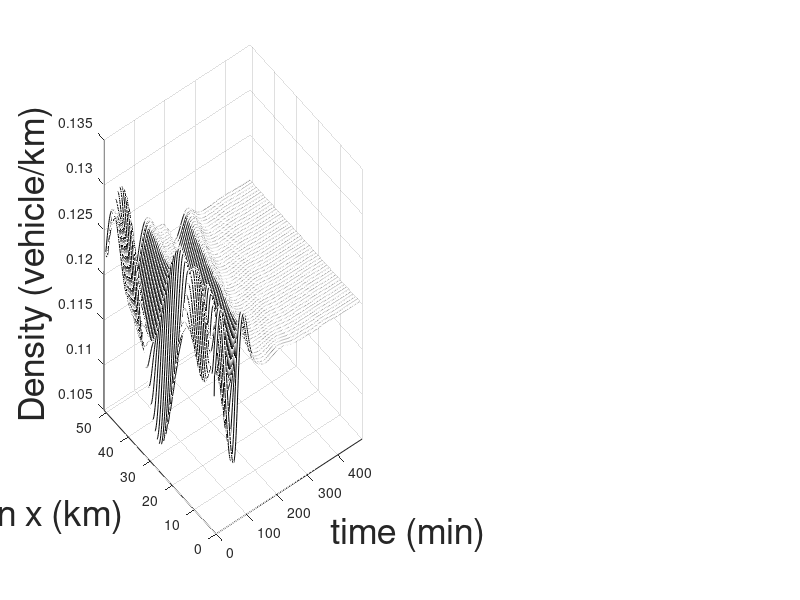

Reproduce this figure in MATLAB. (Note: this script raises an error after producing the figure.)
clc;
clear all;
close all;

%% Backstepping - Outlet CASE1
BKST_Outlet = load('ARZ_Backstep_Outlet_Results.mat');

r = BKST_Outlet.r_vec_bcmk;
v = BKST_Outlet.v_vec_bcmk*3.6;

[M,N]= size(BKST_Outlet.r_vec_bcmk);


figure()
colormap([0  0  0]);
subplot(1,2,1);
surf(r(:, 1:N/2),'FaceColor','white','EdgeColor','interp','MeshStyle','row');
axis([0, N/2, 0, M, 0.105, 0.135]);
ylabel('Position x (km)','fontsize', 26)
xlabel('time (min)','fontsize', 26)
zlabel('Density (vehicle/km)','fontsize', 26)
%title('rho','fontsize', 22)
ax=gca;
 ax.XTickMode = 'MANUAL';
 ax.XTick = 0:(N-1)/8:N-1;
 set(ax,'XTickLabel',[0,1,2,3,4],'fontsize', 22)
 set(gca,'Ydir','reverse')
 ax.YTickMode = 'MANUAL';
 ax.YTick = 0:(M-1)/2:M-1;
 set(ax,'YTickLabel',[0,0.25,0.5],'fontsize', 22)
 ax.ZTick = 0.105:0.01:0.135;
 set(ax,'ZTickLabel',[105,115,125,135],'fontsize', 22)
 hold on
 x1=0:1:M-1;
 plot3(0*ones(1,numel(x1)),x1,r(:,1),'-b','LineWidth',4);
%  hold on
%  x2=0:1:N/2-1;
%  plot3(x2, 0 *ones(1,numel(x2)),r(1, 1:N/2),'-r','LineWidth',4);
 hold on
 x2=0:1:N/2-1;
 plot3(x2, M *ones(1,numel(x2)),r(M, 1:N/2),'-r','LineWidth',4);
 
colormap([0  0  0]); 
subplot(1,2,2);
surf(v(:, 1:N/2),'FaceColor','white','edgecolor', 'interp','MeshStyle','row');
axis([0, N/2, 0, M, 32,40]);
ylabel('Position x (km)','fontsize', 26)
xlabel('time (min)','fontsize', 26)
zlabel('velocity (km/h)','fontsize', 26)
%title('velocity','fontsize', 22)
 ax=gca;
 ax.XTickMode = 'MANUAL';
 ax.XTick = 0:(N-1)/8:N-1;
 set(ax,'XTickLabel',[0,1,2,3,4],'fontsize', 22)
 set(gca,'Ydir','reverse')
 ax.YTickMode = 'MANUAL';
 ax.YTick = 0:(M-1)/2:M-1;
 set(ax,'YTickLabel',[0,0.25,0.5],'fontsize', 22)
 ax.ZTick = 32:2:40;
 set(ax,'ZTickLabel',[32,34,36,38,40],'fontsize', 22)
 hold on
 x1=0:1:M-1;
 plot3(0*ones(1,length(x1)),x1,v(:,1),'-b','LineWidth',4);
%  hold on
%  x2=0:1: N/2-1;
%  plot3(x2, 0*ones(1,numel(x2)),v(1, 1:N/2),'-r','LineWidth',4);
 hold on
 x2=0:1: N/2-1;
 plot3(x2, M*ones(1,numel(x2)),v(M, 1:N/2),'-r','LineWidth',4);

%% P-Control - Inlet CASE2


P_Inlet = load('ARZ_P_Control_Inlet_Results.mat');

r = P_Inlet.r_vec_base;
v = P_Inlet.v_vec_base*3.6;

[M,N]= size(P_Inlet.r_vec_base);


figure()
colormap([0  0  0]);
subplot(1,2,1);
surf(r(:, 1:N/2),'FaceColor','white','EdgeColor','interp','MeshStyle','row');
axis([0, N/2, 0, M, 0.105, 0.135]);
ylabel('Position x (km)','fontsize', 26)
xlabel('time (min)','fontsize', 26)
zlabel('Density (vehicle/km)','fontsize', 26)
%title('rho','fontsize', 22)
ax=gca;
 ax.XTickMode = 'MANUAL';
 ax.XTick = 0:(N-1)/8:N-1;
 set(ax,'XTickLabel',[0,1,2,3,4],'fontsize', 22)
%  set(gca,'Ydir','reverse')
 ax.YTickMode = 'MANUAL';
 ax.YTick = 0:(M-1)/2:M-1;
 set(ax,'YTickLabel',[0,0.25,0.5],'fontsize', 22)
 ax.ZTick = 0.105:0.01:0.135;
 set(ax,'ZTickLabel',[105,115,125,135],'fontsize', 22)
 hold on
 x1=0:1:M-1;
 plot3(0*ones(1,numel(x1)),x1,r(:,1),'-b','LineWidth',4);
 hold on
 x2=0:1:N/2-1;
 plot3(x2, 0 *ones(1,numel(x2)),r(1, 1:N/2),'-r','LineWidth',4);
%  hold on
%  x2=0:1:N/2-1;
%  plot3(x2, M *ones(1,numel(x2)),r(M, 1:N/2),'-r','LineWidth',4);
 
colormap([0  0  0]); 
subplot(1,2,2);
surf(v(:, 1:N/2),'FaceColor','white','edgecolor', 'interp','MeshStyle','row');
axis([0, N/2, 0, M, 32,40]);
ylabel('Position x (km)','fontsize', 26)
xlabel('time (min)','fontsize', 26)
zlabel('velocity (km/h)','fontsize', 26)
%title('velocity','fontsize', 22)
 ax=gca;
 ax.XTickMode = 'MANUAL';
 ax.XTick = 0:(N-1)/8:N-1;
 set(ax,'XTickLabel',[0,1,2,3,4],'fontsize', 22)
%  set(gca,'Ydir','reverse')
 ax.YTickMode = 'MANUAL';
 ax.YTick = 0:(M-1)/2:M-1;
 set(ax,'YTickLabel',[0,0.25,0.5],'fontsize', 22)
 ax.ZTick = 32:2:40;
 set(ax,'ZTickLabel',[32,34,36,38,40],'fontsize', 22)
 hold on
 x1=0:1:M-1;
 plot3(0*ones(1,length(x1)),x1,v(:,1),'-b','LineWidth',4);
 hold on
 x2=0:1: N/2-1;
 plot3(x2, 0*ones(1,numel(x2)),v(1, 1:N/2),'-r','LineWidth',4);
%  hold on
%  x2=0:1: N/2-1;
%  plot3(x2, M*ones(1,numel(x2)),v(M, 1:N/2),'-r','LineWidth',4);


%% PI Control - Outlet & Inlet CASE3


PI_Outlet_N_Inlet = load('ARZ_PI_Control_Outlet_N_Inlet_Results.mat');

r = PI_Outlet_N_Inlet.r_vec_base;
v = PI_Outlet_N_Inlet.v_vec_base*3.6;

[M,N]= size(PI_Outlet_N_Inlet.r_vec_base);


figure()
colormap([0  0  0]);
subplot(1,2,1);
surf(r(:, 1:N/2),'FaceColor','white','EdgeColor','interp','MeshStyle','row');
axis([0, N/2, 0, M, 0.105, 0.135]);
ylabel('Position x (km)','fontsize', 26)
xlabel('time (min)','fontsize', 26)
zlabel('Density (vehicle/km)','fontsize', 26)
%title('rho','fontsize', 22)
ax=gca;
 ax.XTickMode = 'MANUAL';
 ax.XTick = 0:(N-1)/8:N-1;
 set(ax,'XTickLabel',[0,1,2,3,4],'fontsize', 22)
 set(gca,'Ydir','reverse')
 ax.YTickMode = 'MANUAL';
 ax.YTick = 0:(M-1)/2:M-1;
 set(ax,'YTickLabel',[0,0.25,0.5],'fontsize', 22)
 ax.ZTick = 0.105:0.01:0.135;
 set(ax,'ZTickLabel',[105,115,125,135],'fontsize', 22)
 hold on
 x1=0:1:M-1;
 plot3(0*ones(1,numel(x1)),x1,r(:,1),'-b','LineWidth',4);
 hold on
 x2=0:1:N/2-1;
 plot3(x2, 0 *ones(1,numel(x2)),r(1, 1:N/2),'-r','LineWidth',4);
 hold on
 x2=0:1:N/2-1;
 plot3(x2, M *ones(1,numel(x2)),r(M, 1:N/2),'-r','LineWidth',4);
 
colormap([0  0  0]); 
subplot(1,2,2);
surf(v(:, 1:N/2),'FaceColor','white','edgecolor', 'interp','MeshStyle','row');
axis([0, N/2, 0, M, 32,40]);
ylabel('Position x (km)','fontsize', 26)
xlabel('time (min)','fontsize', 26)
zlabel('velocity (km/h)','fontsize', 26)
%title('velocity','fontsize', 22)
 ax=gca;
 ax.XTickMode = 'MANUAL';
 ax.XTick = 0:(N-1)/8:N-1;
 set(ax,'XTickLabel',[0,1,2,3,4],'fontsize', 22)
 set(gca,'Ydir','reverse')
 ax.YTickMode = 'MANUAL';
 ax.YTick = 0:(M-1)/2:M-1;
 set(ax,'YTickLabel',[0,0.25,0.5],'fontsize', 22)
 ax.ZTick = 32:2:40;
 set(ax,'ZTickLabel',[32,34,36,38,40],'fontsize', 22)
 hold on
 x1=0:1:M-1;
 plot3(0*ones(1,length(x1)),x1,v(:,1),'-b','LineWidth',4);
 hold on
 x2=0:1: N/2-1;
 plot3(x2, 0*ones(1,numel(x2)),v(1, 1:N/2),'-r','LineWidth',4);
 hold on
 x2=0:1: N/2-1;
 plot3(x2, M*ones(1,numel(x2)),v(M, 1:N/2),'-r','LineWidth',4);

%% RL - Outlet CASE1

RL_Outlet = load('ARZ_RL_Outlet_Results.mat');

r = RL_Outlet.r_vec_RL;
v = RL_Outlet.v_vec_RL*3.6;

[M,N]= size(RL_Outlet.r_vec_RL);


figure()
colormap([0  0  0]);
subplot(1,2,1);
surf(r(:, 1:N/2),'FaceColor','white','EdgeColor','interp','MeshStyle','row');
axis([0, N/2, 0, M, 0.105, 0.135]);
ylabel('Position x (km)','fontsize', 26)
xlabel('time (min)','fontsize', 26)
zlabel('Density (vehicle/km)','fontsize', 26)
%title('rho','fontsize', 22)
ax=gca;
 ax.XTickMode = 'MANUAL';
 ax.XTick = 0:(N-1)/8:N-1;
 set(ax,'XTickLabel',[0,1,2,3,4],'fontsize', 22)
 set(gca,'Ydir','reverse')
 ax.YTickMode = 'MANUAL';
 ax.YTick = 0:(M-1)/2:M-1;
 set(ax,'YTickLabel',[0,0.25,0.5],'fontsize', 22)
 ax.ZTick = 0.105:0.01:0.135;
 set(ax,'ZTickLabel',[105,115,125,135],'fontsize', 22)
 hold on
 x1=0:1:M-1;
 plot3(0*ones(1,numel(x1)),x1,r(:,1),'-b','LineWidth',4);
%  hold on
%  x2=0:1:N/2-1;
%  plot3(x2, 0 *ones(1,numel(x2)),r(1, 1:N/2),'-r','LineWidth',4);
 hold on
 x2=0:1:N/2-1;
 plot3(x2, M *ones(1,numel(x2)),r(M, 1:N/2),'-r','LineWidth',4);
 
colormap([0  0  0]); 
subplot(1,2,2);
surf(v(:, 1:N/2),'FaceColor','white','edgecolor', 'interp','MeshStyle','row');
axis([0, N/2, 0, M, 32,40]);
ylabel('Position x (km)','fontsize', 26)
xlabel('time (min)','fontsize', 26)
zlabel('velocity (km/h)','fontsize', 26)
%title('velocity','fontsize', 22)
 ax=gca;
 ax.XTickMode = 'MANUAL';
 ax.XTick = 0:(N-1)/8:N-1;
 set(ax,'XTickLabel',[0,1,2,3,4],'fontsize', 22)
 set(gca,'Ydir','reverse')
 ax.YTickMode = 'MANUAL';
 ax.YTick = 0:(M-1)/2:M-1;
 set(ax,'YTickLabel',[0,0.25,0.5],'fontsize', 22)
 ax.ZTick = 32:2:40;
 set(ax,'ZTickLabel',[32,34,36,38,40],'fontsize', 22)
 hold on
 x1=0:1:M-1;
 plot3(0*ones(1,length(x1)),x1,v(:,1),'-b','LineWidth',4);
%  hold on
%  x2=0:1: N/2-1;
%  plot3(x2, 0*ones(1,numel(x2)),v(1, 1:N/2),'-r','LineWidth',4);
 hold on
 x2=0:1: N/2-1;
 plot3(x2, M*ones(1,numel(x2)),v(M, 1:N/2),'-r','LineWidth',4);


%% RL - Inlet CASE2

RL_Inlet = load('ARZ_RL_Inlet_Results.mat');

r = RL_Inlet.r_vec_RL;
v = RL_Inlet.v_vec_RL*3.6;

[M,N]= size(RL_Inlet.r_vec_RL);


figure()
colormap([0  0  0]);
subplot(1,2,1);
surf(r(:, 1:N/2),'FaceColor','white','EdgeColor','interp','MeshStyle','row');
axis([0, N/2, 0, M, 0.105, 0.135]);
ylabel('Position x (km)','fontsize', 26)
xlabel('time (min)','fontsize', 26)
zlabel('Density (vehicle/km)','fontsize', 26)
%title('rho','fontsize', 22)
ax=gca;
 ax.XTickMode = 'MANUAL';
 ax.XTick = 0:(N-1)/8:N-1;
 set(ax,'XTickLabel',[0,1,2,3,4],'fontsize', 22)
%  set(gca,'Ydir','reverse')
 ax.YTickMode = 'MANUAL';
 ax.YTick = 0:(M-1)/2:M-1;
 set(ax,'YTickLabel',[0,0.25,0.5],'fontsize', 22)
 ax.ZTick = 0.105:0.01:0.135;
 set(ax,'ZTickLabel',[105,115,125,135],'fontsize', 22)
 hold on
 x1=0:1:M-1;
 plot3(0*ones(1,numel(x1)),x1,r(:,1),'-b','LineWidth',4);
 hold on
 x2=0:1:N/2-1;
 plot3(x2, 0 *ones(1,numel(x2)),r(1, 1:N/2),'-r','LineWidth',4);
%  hold on
%  x2=0:1:N/2-1;
%  plot3(x2, M *ones(1,numel(x2)),r(M, 1:N/2),'-r','LineWidth',4);
 
colormap([0  0  0]); 
subplot(1,2,2);
surf(v(:, 1:N/2),'FaceColor','white','edgecolor', 'interp','MeshStyle','row');
axis([0, N/2, 0, M, 32,40]);
ylabel('Position x (km)','fontsize', 26)
xlabel('time (min)','fontsize', 26)
zlabel('velocity (km/h)','fontsize', 26)
%title('velocity','fontsize', 22)
 ax=gca;
 ax.XTickMode = 'MANUAL';
 ax.XTick = 0:(N-1)/8:N-1;
 set(ax,'XTickLabel',[0,1,2,3,4],'fontsize', 22)
%  set(gca,'Ydir','reverse')
 ax.YTickMode = 'MANUAL';
 ax.YTick = 0:(M-1)/2:M-1;
 set(ax,'YTickLabel',[0,0.25,0.5],'fontsize', 22)
 ax.ZTick = 32:2:40;
 set(ax,'ZTickLabel',[32,34,36,38,40],'fontsize', 22)
 hold on
 x1=0:1:M-1;
 plot3(0*ones(1,length(x1)),x1,v(:,1),'-b','LineWidth',4);
 hold on
 x2=0:1: N/2-1;
 plot3(x2, 0*ones(1,numel(x2)),v(1, 1:N/2),'-r','LineWidth',4);
%  hold on
%  x2=0:1: N/2-1;
%  plot3(x2, M*ones(1,numel(x2)),v(M, 1:N/2),'-r','LineWidth',4);

%% RL - Outlet & Inlet CASE3

RL_Outlet_N_Inlet = load('ARZ_RL_Outlet_N_Inlet_Results.mat');

r = RL_Outlet_N_Inlet.r_vec_RL;
v = RL_Outlet_N_Inlet.v_vec_RL*3.6;

[M,N]= size(RL_Outlet_N_Inlet.r_vec_RL);


figure()
colormap([0  0  0]);
subplot(1,2,1);
surf(r(:, 1:N/2),'FaceColor','white','EdgeColor','interp','MeshStyle','row');
%axis([0, N/2, 0, M, 0.105, 0.135]);
ylabel('Position x (km)','fontsize', 26)
xlabel('time (min)','fontsize', 26)
zlabel('Density (vehicle/km)','fontsize', 26)
%title('rho','fontsize', 22)
ax=gca;
 ax.XTickMode = 'MANUAL';
 ax.XTick = 0:(N-1)/8:N-1;
 set(ax,'XTickLabel',[0,1,2,3,4],'fontsize', 22)
 set(gca,'Ydir','reverse')
 ax.YTickMode = 'MANUAL';
 ax.YTick = 0:(M-1)/2:M-1;
 set(ax,'YTickLabel',[0,0.25,0.5],'fontsize', 22)
 ax.ZTick = 0.105:0.01:0.135;
 set(ax,'ZTickLabel',[105,115,125,135],'fontsize', 22)
 hold on
 x1=0:1:M-1;
 plot3(0*ones(1,numel(x1)),x1,r(:,1),'-b','LineWidth',4);
 hold on
 x2=0:1:N/2-1;
 plot3(x2, 0 *ones(1,numel(x2)),r(1, 1:N/2),'-r','LineWidth',4);
 hold on
 x2=0:1:N/2-1;
 plot3(x2, M *ones(1,numel(x2)),r(M, 1:N/2),'-r','LineWidth',4);
 
colormap([0  0  0]); 
subplot(1,2,2);
surf(v(:, 1:N/2),'FaceColor','white','edgecolor', 'interp','MeshStyle','row');
%axis([0, N/2, 0, M, 32,40]);
ylabel('Position x (km)','fontsize', 26)
xlabel('time (min)','fontsize', 26)
zlabel('velocity (km/h)','fontsize', 26)
%title('velocity','fontsize', 22)
 ax=gca;
 ax.XTickMode = 'MANUAL';
 ax.XTick = 0:(N-1)/8:N-1;
 set(ax,'XTickLabel',[0,1,2,3,4],'fontsize', 22)
 set(gca,'Ydir','reverse')
 ax.YTickMode = 'MANUAL';
 ax.YTick = 0:(M-1)/2:M-1;
 set(ax,'YTickLabel',[0,0.25,0.5],'fontsize', 22)
 ax.ZTick = 32:2:40;
 set(ax,'ZTickLabel',[32,34,36,38,40],'fontsize', 22)
 hold on
 x1=0:1:M-1;
 plot3(0*ones(1,length(x1)),x1,v(:,1),'-b','LineWidth',4);
 hold on
 x2=0:1: N/2-1;
 plot3(x2, 0*ones(1,numel(x2)),v(1, 1:N/2),'-r','LineWidth',4);
 hold on
 x2=0:1: N/2-1;
 plot3(x2, M*ones(1,numel(x2)),v(M, 1:N/2),'-r','LineWidth',4);